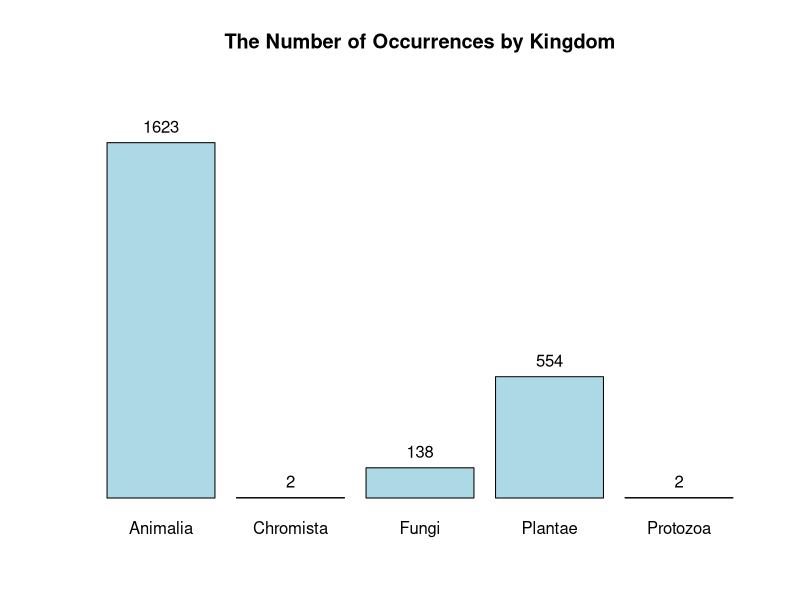
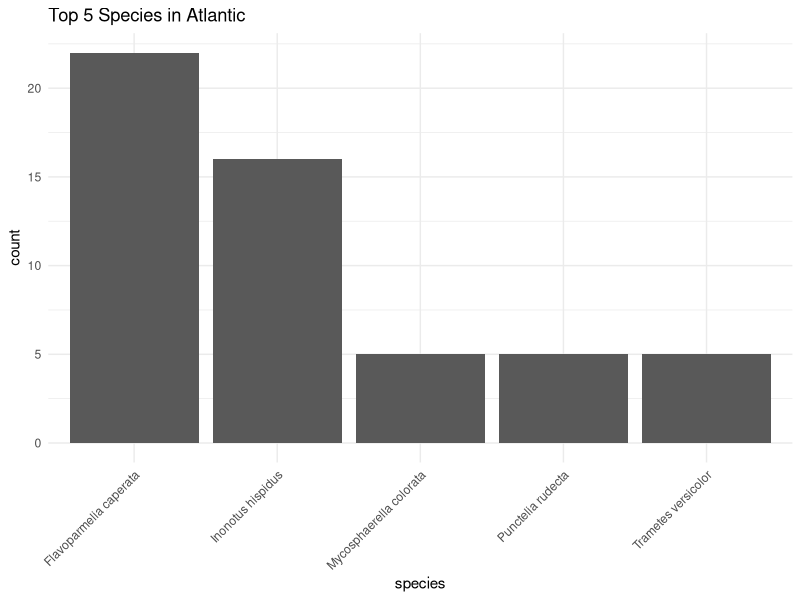

The R source for these figures, in order:
## ---- chunk 1
# Get & set the working directory
setwd(getwd())
## ---- chunk 2
# Load the libraries
library(dplyr)
library(lubridate) # Working with date and time
library(stringr) # Working with string
library(ggplot2)
## ---- chunk 3
# Read the "iNaturalist_ResearchGrade.csv" files and assign it to iNaturalist_df variable
iNaturalist_df <- read.csv("iNaturalist_ResearchGrade.csv")
## ---- chunk 4
# Use glimpse to view the structure of the data
glimpse(iNaturalist_df)
## ---- chunk 5
# View data summary
summary(iNaturalist_df)
## ---- chunk 6
# View the structure of data
str(iNaturalist_df)
## ---- chunk 7
# View data dimension
dim(iNaturalist_df)
## ---- chunk 8
# View the column names
colnames(iNaturalist_df)
## ---- chunk 9
# View the top 5 rows
head(iNaturalist_df, n = 5)
## ---- chunk 10
# View the last 5 rows
tail(iNaturalist_df, n = 5)
## ---- chunk 11
#Get a data frame containing NA or blank rows in place_town_name column
na_place_town_name <- iNaturalist_df[
  is.na(iNaturalist_df$place_town_name) | iNaturalist_df$place_town_name == "", 
]

# Count the number of rows
nrow(na_place_town_name)
## ---- chunk 12
# Delete the place_town_name column from iNaturalist_df
iNaturalist_df$place_town_name <- NULL
## ---- chunk 13
# Rename the columns taxon_kingdom_name, taxon_phylum_name, taxon_class_name, taxon_order_name, taxon_family_name, taxon_genus_name, and taxon_species_name to kingdom, phylum, class, order, family, genus, and species.
iNaturalist_df <- iNaturalist_df %>% 
  rename(
    "kingdom" = taxon_kingdom_name,
    "phylum" = taxon_phylum_name,
    "class" = taxon_class_name,
    "order" = taxon_order_name,
    "family" = taxon_family_name,
    "genus" = taxon_genus_name,
    "species" = taxon_species_name,
  )
## ---- chunk 14
# Convert the time_observed_at column to datetime then use format() to extract the hours, minutes, seconds.
iNaturalist_df$time_observed_at <- format(as_datetime(iNaturalist_df$time_observed_at), "%H:%M:%S")

# Check the data type
class(iNaturalist_df$time_observed_at)
## ---- chunk 15
# Convert the observed_on column to date type and store in date column.
# I use mdy() since the format of the date is month/day/year
iNaturalist_df$date <- mdy(iNaturalist_df$observed_on)

# Check the data type
class(iNaturalist_df$date)
## ---- chunk 16
# Convert time_observed_at column to time in hms type.
iNaturalist_df$time <- hms::as_hms(iNaturalist_df$time_observed_at)

# Check the data type
class(iNaturalist_df$time)
## ---- chunk 17
# Create a factor kingdom
kingdom <- factor(iNaturalist_df$kingdom)

# View a list of kingdoms
levels(kingdom)
## ---- chunk 18
# Count the occurrences of the string "Fungi" in the data
fungi_kingdom_count <- str_count(iNaturalist_df$kingdom, "Fungi")

# Sum the results
sum(fungi_kingdom_count)
## ---- chunk 19
# Get months from dates in the date column
iNaturalist_df$month <- lubridate::month(iNaturalist_df$date)
## ---- chunk 20
# Remove rows having NA
na.omit(iNaturalist_df)
## ---- chunk 21
# Count the occurrence of each kingdom
kingdoms_count <- table(iNaturalist_df$kingdom)
kingdoms_count
## ---- chunk 22
# Create a barplot
kingdom_bp <- barplot(
  kingdoms_count,
  main = "The Number of Occurrences by Kingdom", # Title of the chart
  ylim = c(0, 1900), # The scale of the y a-xis
  yaxt = "n",
  col = "lightblue" # Column color
)

# Show the number of occurrences on the top of each column, with text is black.
text(x = kingdom_bp, y = kingdoms_count, label = kingdoms_count, pos = 3, col = "black")
## ---- chunk 23
# Get fungi kingdom in Atlantic
fungi_kingdom_in_atlantic_df <- iNaturalist_df[
  iNaturalist_df$kingdom == "Fungi" & iNaturalist_df$place_county_name == "Atlantic", 
]

# Get top 5 species
top_5fungi_kingdom_in_atlantic <- fungi_kingdom_in_atlantic_df %>%
  group_by(species) %>%
  summarise(count = n()) %>%
  arrange(desc(count)) %>%
  slice(1:5)

# Count the number of occurrences of each species
species_count <- table(fungi_kingdom_in_atlantic_df$species)

# Create a bar chart with default settings
ggplot(
  top_5fungi_kingdom_in_atlantic,
  aes(x = species, y = count)
) + 
  geom_bar(stat = "identity") + # Apply no statistic +
  labs(
    title = "Top 5 Species in Atlantic"
  ) +
  theme_minimal() +
  theme(
    axis.text.x = element_text(angle = 45, hjust = 1),
  )
## ---- chunk 24
pictures <- fungi_kingdom_in_atlantic_df[
  fungi_kingdom_in_atlantic_df$species == "Flavoparmelia caperata",
]$image_url

head(pictures, n = 3)
## ---- chunk 25
# Create a new file in the current working directory
write.csv(iNaturalist_df, paste0(getwd(), "/iNaturalist_ResearchGrade_Le.csv"))
